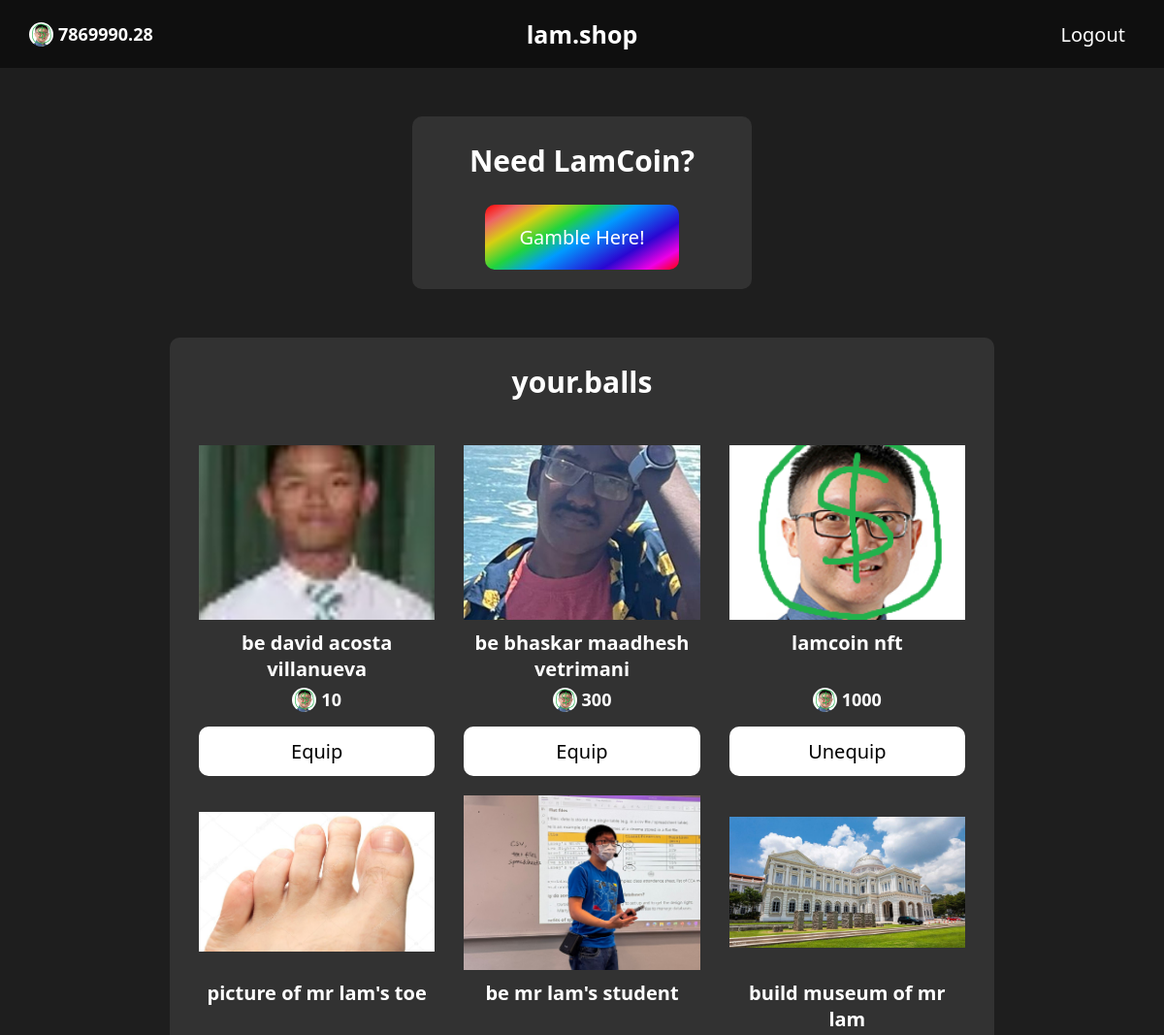
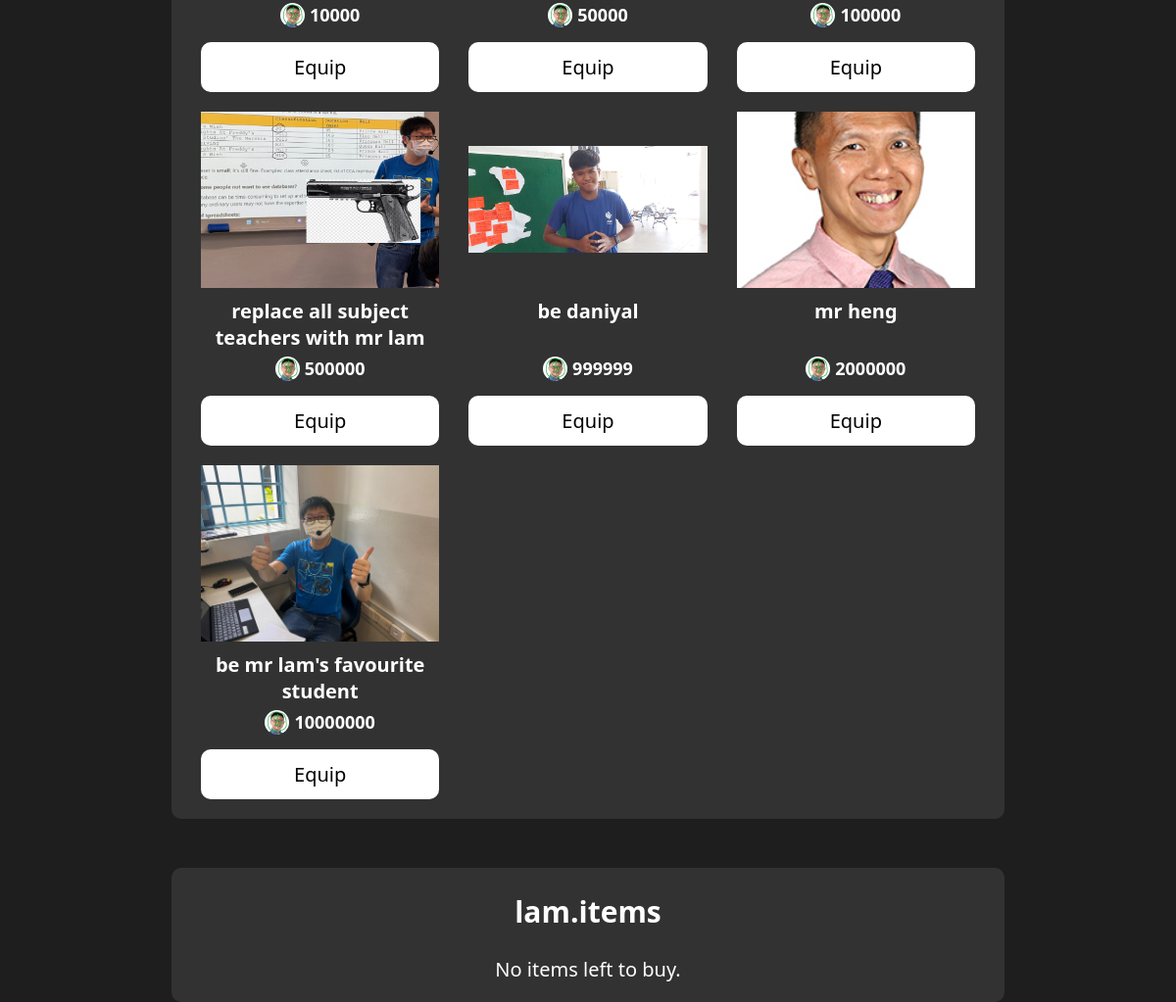
The page / (signed in) on the database its author committed (2 pictures, top to bottom).
### tables this page shows
CREATE TABLE "users" (id INTEGER PRIMARY KEY AUTOINCREMENT, username TEXT NOT NULL, password TEXT NOT NULL, lamcoin FLOAT NOT NULL, equipped_item INTEGER);

CREATE TABLE items (
  id INTEGER PRIMARY KEY AUTOINCREMENT,
  name TEXT,
  price FLOAT NOT NULL,
  imgfilename TEXT NOT NULL
);

### main.py (the view, shortened to what this page needs)
@app.route('/', methods=["GET", "POST"])
def index():
    conn = sqlite3.connect("lamshop.db")
    cursor = conn.cursor()
    if "username" not in session:
        return redirect(url_for("login"))
    items = cursor.execute("""
        SELECT name, price, imgfilename
        FROM items;
    """).fetchall()
    bought_items = cursor.execute("""
        SELECT items.name, items.price, items.imgfilename
        FROM users
        LEFT JOIN buy_history
        ON buy_history.user_id = users.id
        LEFT JOIN items
        ON buy_history.item_id = items.id
        WHERE users.username = ?;
    """, (session["username"],)).fetchall()
    user_details = cursor.execute("""
    SELECT users.lamcoin, items.name, items.price, items.imgfilename
    FROM users
    LEFT JOIN items
    ON users.equipped_item = items.id
    WHERE username = ?;""", (session["username"],)).fetchone()
    conn.close()
    lamcoin = int(user_details[0]) if user_details[0] % 1 == 0 else user_details[0]
    equipped_item = {
        user_details[1] : {
            "price": user_details[2],
            "imgfilename": user_details[3]
        }
    }
    owned_items = {x[0] : {"price": int(x[1]) if x[1] % 1 == 0 else x[1], "imgfilename": x[2]} for x in bought_items} if bought_items[0][0] is not None else {}
    unowned_items = {}
    for x in items:
        if x[0] not in owned_items.keys():
            price = int(x[1]) if x[1] % 1 == 0 else x[1]
            unowned_items[x[0]] = {"price": price, "imgfilename": x[2]}
    return render_template("index.html", lamcoin=lamcoin, owned_items=owned_items, unowned_items=unowned_items, equipped_item=equipped_item)

### templates/index.html (shortened to what this page needs)
<!DOCTYPE html>
<html lang="en">
<head>
	<link rel="stylesheet" href="{{ url_for('static', filename='shopPage.css') }}">
</head>
<body>
	<header>
		<nav id="topNav">
			<div class="lamCoinCont">
				<div class="lamCoinIcon"></div>
				<strong class="lamCoinText">{{ lamcoin }}</strong>
			</div>
			<h1 id="pageHeading">lam.shop</h1>
			<form id="logoutForm" action="/logout" method="POST">
				<input type="submit" value="Logout" id="logoutButton">
			</form>
		</nav>
	</header>
	<main>
        <div id="gambleCont" class="uiCont">
            <h2 class="shopHeading">Need LamCoin?</h2>
            <a href="/gamble" id="gambleLink">Gamble Here!</a>
        </div>
		<div id="ownedMainCont" class="uiCont">
			<h2 class="shopHeading">your.balls</h2>
            {% if owned_items|length == 0 %}
                <p class="noneText">No items owned yet.</p>
            {% else %}
                <div class="itemsGrid">
                    {% for key, value in owned_items.items() %}
                        <div class="shopItem">
                            <div class="itemDisplay" style="background-image: url('/static/assets/{{ value['imgfilename'] }}')"></div>
                            <strong class="itemName">{{ key }}</strong>
                            <div class="lamCoinCont">
                                <div class="lamCoinIcon"></div>
                                    <strong class="lamCoinText">{{ value["price"] }}</strong>
                            </div>
                            <form action="/equip" method="POST">
                                {% if key not in equipped_item %}
                                <input type="submit" value="Equip" class="equipItemButton">
                                {% else %}
                                <input type="submit" value="Unequip" class="equipItemButton">
                                {% endif %}
                            </form>
                        </div>
                    {% endfor %}
                </div>
            {% endif %}
		</div>
		<div id="shopMainCont" class="uiCont">
			<h2 class="shopHeading">lam.items</h2>
            {% if owned_items|length >= 10 %}
                <p class="noneText">No items left to buy.</p>
            {% endif %}
		</div>
	</main>
</body>
</html>

### static/shopPage.css (style rules this page uses)
* { font-family: 'Segoe UI'; color: #ffffff; }
body { margin: 0; overflow-x: hidden; background-color: #1E1E1E; }
.uiCont { border-radius: 10px; background-color: #323232; }
#pageHeading { position: absolute; left: 50%; top: 50%; transform: translate(-50%, -50%); margin: 0; font-size: 25px; }
#topNav { display: flex; position: fixed; justify-content: space-between; background-color: #0f0f0f; align-items: center; width: calc(100% - 60px); font-size: 20px; padding: 0 30px; height: 3.5em; z-index: 9999; }
main { display: -webkit-flex; display: -moz-flex; display: -ms-flex; display: -o-flex; display: flex; flex-direction: column; align-items: center; position: absolute; width: 100%; font-size: 20px; height: fit-content; top: 3.5em; }
.lamCoinCont { display: flex; flex-direction: row; justify-content: center; align-items: center; position: relative; }
.lamCoinIcon { position: relative; height: 25px; width: 25px; background-image: url('assets/lamcoin.png'); background-repeat: no-repeat; background-size: cover; border-radius: 50%; margin-right: 5px; }
.lamCoinText { font-size: 18px; }
input[value="Logout"] { cursor: pointer; background-color: transparent; border-radius: 5px; padding: 5px 10px; font-size: 20px; transition: background-color ease-in 0.2s; border: 0; }
#shopMainCont, #ownedMainCont, #gambleCont { position: relative; margin-top: 50px; height: fit-content; width: 85%; max-width: 850px; }
#gambleCont { display: -webkit-flex; display: -moz-flex; display: -ms-flex; display: -o-flex; display: flex; flex-direction: column; align-items: center; width: 350px; }
#gambleLink { position: relative; width: 200px; padding: 20px 0; text-decoration: none; color: #ffffff; font-weight: 500; font-size: 20px; margin-bottom: 20px; border-radius: 10px; text-align: center; background: rgb(255,0,0); background: linear-gradient(149deg, rgba(255,0,0,1) 0%, rgba(238,101,101,1) 11%, rgba(215,207,18,1) 23%, rgba(33,212,61,1) 37%, rgba(0,155,255,1) 51%, rgba(43,6,209,1) 74%, rgba(238,0,229,1) 89%, rgba(255,0,0,1) 100%); transition: transform 0.3s ease-out; }
.noneText { position: relative; width: 100%; text-align: center; }
.shopHeading { width: 100%; text-align: center; }
.itemsGrid { display: grid; position: relative; gap: 20px 30px; width: calc(100% - 60px); grid-template-columns: repeat(3, 1fr); padding: 20px 30px; border: 0; }
div.itemDisplay { position: relative; height: 180px; background-repeat: no-repeat; background-position: center ; background-size: 100%; margin-bottom: 10px; }
div.shopItem { display: -webkit-flex; display: -moz-flex; display: -ms-flex; display: -o-flex; display: flex; flex-direction: column; }
.shopItem > .lamCoinCont { margin-bottom: 15px; }
strong.itemName { position: relative; width: 100%; text-align: center; height: 60px; word-break: break-word; }
input.buyItemButton, input.equipItemButton { display: flexbox; position: relative; cursor: pointer; word-break: break-word; border: 0; width: 100%; height: fit-content; border-radius: 10px; background-color: #00c728; color: #ffffff; font-size: 20px; padding: 12px 7px; transition: transform 0.2s ease-out; font-weight: 500; }
.equipItemButton { background-color: #ffffff !important; color: #000000 !important; }

### rows shown on the page
users: lamcoin "7869990.28"
items: imgfilename (picture), name "be david acosta villanueva", price "10"
items: imgfilename (picture), name "be bhaskar maadhesh vetrimani", price "300"
items: imgfilename (picture), name "lamcoin nft", price "1000"
items: imgfilename (picture), name "picture of mr lam's toe", price "10000"
items: imgfilename (picture), name "be mr lam's student", price "50000"
items: imgfilename (picture), name "build museum of mr lam", price "100000"
items: imgfilename (picture), name "replace all subject teachers with mr lam", price "500000"
items: imgfilename (picture), name "be daniyal", price "999999"
items: imgfilename (picture), name "mr heng", price "2000000"
items: imgfilename (picture), name "be mr lam's favourite student", price "10000000"
